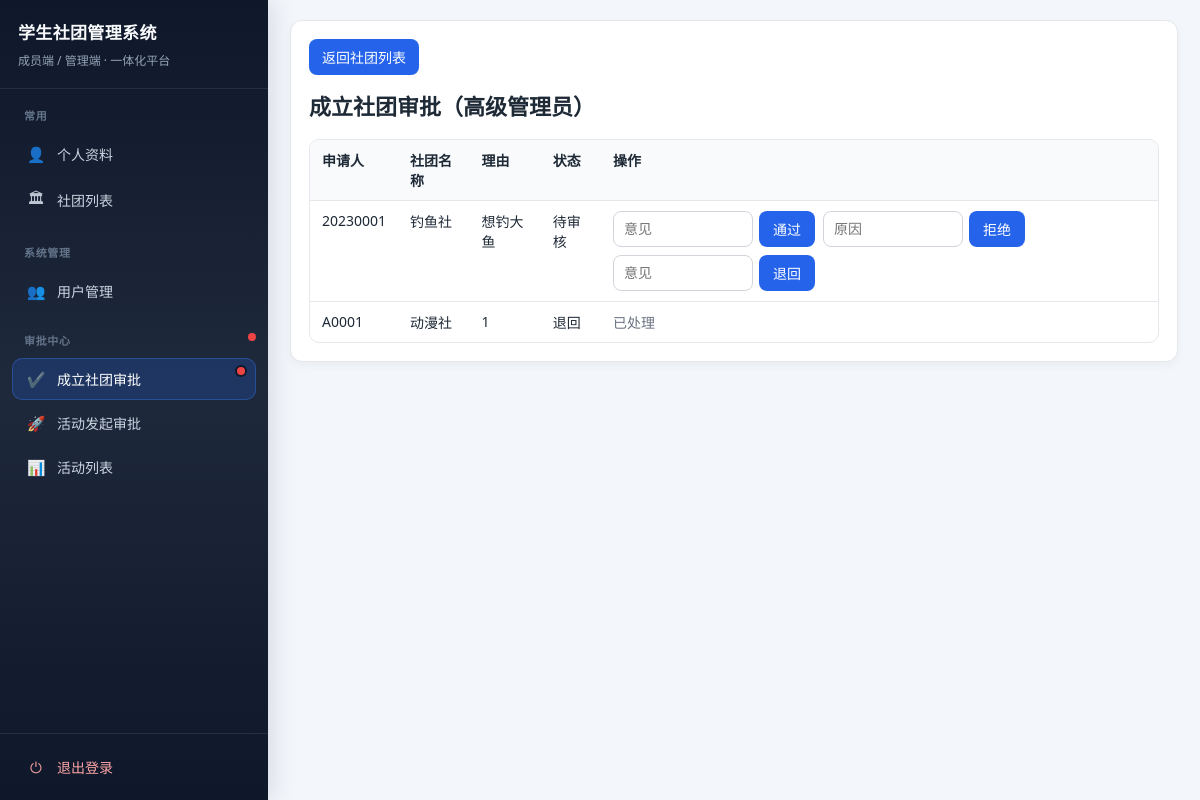
Page /super-admin/club-creation/ (signed in) on the committed database.
### club/models.py (models this page shows, shortened)
class ClubCreationApplication(models.Model):
    applicant = models.ForeignKey(
        MemberProfile,
        on_delete=models.CASCADE,
        related_name="club_creation_applications",
        verbose_name="申请人",
    )
    club_name = models.CharField("拟成立社团名称", max_length=128)
    club_intro = models.TextField("社团简介", blank=True)
    reason = models.TextField("成立理由")
    status = models.CharField(max_length=16, choices=ApplicationStatus.choices, default=ApplicationStatus.PENDING)
    review_comment = models.TextField(blank=True)
    reviewed_by = models.ForeignKey(settings.AUTH_USER_MODEL, on_delete=models.SET_NULL, null=True, blank=True)
    reviewed_at = models.DateTimeField(null=True, blank=True)
    created_at = models.DateTimeField(auto_now_add=True)
    updated_at = models.DateTimeField(auto_now=True)
    class Meta:
        ordering = ["-created_at"]

class MemberProfile(models.Model):
    user = models.OneToOneField(settings.AUTH_USER_MODEL, on_delete=models.CASCADE, related_name="memberprofile")
    club = models.ForeignKey(
        "ClubInfo",
        on_delete=models.SET_NULL,
        null=True,
        blank=True,
        related_name="members",
        help_text="所属社团；高级管理员通常为空。",
    )
    role = models.CharField(max_length=20, choices=RoleChoices.choices, default=RoleChoices.MEMBER)
    student_id = models.CharField(max_length=32, unique=True, null=True, blank=True)
    phone = models.CharField(max_length=32, unique=True, null=True, blank=True)
    email = models.EmailField(blank=True)
    college = models.CharField(max_length=64, blank=True)
    grade = models.CharField(max_length=32, blank=True)
    def display_name(self):
        sid = (self.student_id or "").strip()
        if sid:
            return sid
        user = getattr(self, "user", None)
        if user and user.username:
            return user.username
        return f"用户{self.pk}"

### club/views.py (the view)
# urls.py: path("super-admin/club-creation/", views.club_creation_manage, name="club_creation_manage"),
@super_admin_required
def club_creation_manage(request):
    apps = ClubCreationApplication.objects.select_related("applicant", "reviewed_by").all()
    return render(request, "club/club_creation_manage.html", {"apps": apps})

### templates/club/club_creation_manage.html (shortened to what this page needs)
{% extends 'club/base.html' %}
{% block page_back %}
<p class="page-back"><a class="btn" href="{% url 'club:club_list' %}">返回社团列表</a></p>
{% endblock %}
{% block content %}
<h2>成立社团审批（高级管理员）</h2>
<table><tr><th>申请人</th><th>社团名称</th><th>理由</th><th>状态</th><th>操作</th></tr>
{% for a in apps %}
<tr>
  <td>{{ a.applicant.display_name }}</td><td>{{ a.club_name }}</td><td>{{ a.reason }}</td><td>{{ a.get_status_display }}</td>
  <td class="cell-actions">
    {% if a.status == 'pending' %}
    <div class="op-group op-group--with-input">
    <form method="post" action="{% url 'club:club_creation_review' a.id 'approve' %}">{% csrf_token %}<input name="comment" placeholder="意见"><button type="submit">通过</button></form>
    <form method="post" action="{% url 'club:club_creation_review' a.id 'reject' %}">{% csrf_token %}<input name="comment" placeholder="原因"><button type="submit">拒绝</button></form>
    <form method="post" action="{% url 'club:club_creation_review' a.id 'return' %}">{% csrf_token %}<input name="comment" placeholder="意见"><button type="submit">退回</button></form>
    </div>
    {% else %}
    <span class="muted">已处理</span>
    {% endif %}
  </td>
</tr>
{% endfor %}
</table>
{% endblock %}

### templates/club/base.html (style rules this page uses)
:root { --bg: #f3f6fb; --card: #ffffff; --text: #1f2a37; --muted: #6b7280; --border: #e5e7eb; --primary: #2563eb; --primary-hover: #1d4ed8; --success-bg: #ecfdf3; }
* { box-sizing: border-box; }
body { margin: 0; background: var(--bg); color: var(--text); font-family: "Segoe UI", "Microsoft YaHei", Arial, sans-serif; min-height: 100vh; }
h2 { margin-top: 0; font-size: 22px; }
.muted { color: var(--muted); }
table { border-collapse: separate; border-spacing: 0; width: 100%; margin-top: 12px; border: 1px solid var(--border); border-radius: 10px; overflow: hidden; }
th, td { padding: 10px 12px; text-align: left; border-bottom: 1px solid var(--border); vertical-align: top; font-size: 14px; }
th { background: #f8fafc; font-weight: 600; }
tr:last-child td { border-bottom: none; }
input, select, textarea { width: 100%; max-width: 420px; padding: 9px 10px; border: 1px solid #d1d5db; border-radius: 8px; outline: none; font-size: 14px; background: #fff; }
button, input[type="submit"], .btn { border: none; border-radius: 8px; background: var(--primary); color: #fff; padding: 8px 13px; cursor: pointer; text-decoration: none; display: inline-block; font-size: 14px; font-family: inherit; }
.page-back { margin: 0 0 14px 0; }
.page-back a.btn { margin-right: 8px; }
a { color: #1d4ed8; }
.panel table td.cell-actions { vertical-align: middle; }
.panel table td.cell-actions .op-group { display: flex; flex-wrap: wrap; align-items: center; gap: 8px; }
.panel table td.cell-actions .op-group form { display: inline-flex; align-items: center; gap: 6px; margin: 0; }
.panel table td.cell-actions .op-group form button { min-height: 36px; padding: 8px 14px; box-sizing: border-box; margin: 0; }
.panel table td.cell-actions .op-group--with-input form input { width: 140px; max-width: 140px; margin: 0; }

### rows in the picture
ClubCreationApplication: applicant.display_name "20230001", club_name "钓鱼社", reason "想钓大鱼", status "待审核"
ClubCreationApplication: applicant.display_name "A0001", club_name "动漫社", reason "1", status "退回", shows "已处理"
